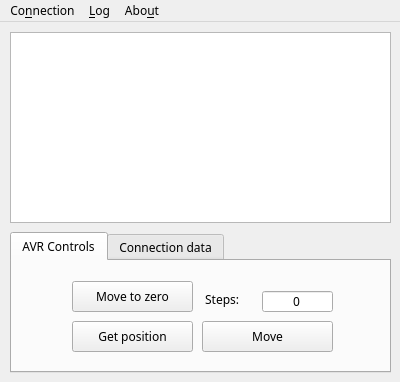
<?xml version="1.0" encoding="UTF-8"?>
<ui version="4.0">
 <class>MainWindow</class>
 <widget class="QMainWindow" name="MainWindow">
  <property name="geometry">
   <rect>
    <x>0</x>
    <y>0</y>
    <width>400</width>
    <height>382</height>
   </rect>
  </property>
  <property name="minimumSize">
   <size>
    <width>400</width>
    <height>382</height>
   </size>
  </property>
  <property name="maximumSize">
   <size>
    <width>400</width>
    <height>382</height>
   </size>
  </property>
  <property name="font">
   <font>
    <family>Sans Serif</family>
   </font>
  </property>
  <property name="windowTitle">
   <string>AVR Testing client</string>
  </property>
  <widget class="QWidget" name="centralWidget">
   <widget class="QTextEdit" name="outputText">
    <property name="geometry">
     <rect>
      <x>10</x>
      <y>10</y>
      <width>381</width>
      <height>191</height>
     </rect>
    </property>
    <property name="readOnly">
     <bool>true</bool>
    </property>
   </widget>
   <widget class="QTabWidget" name="tabWidget">
    <property name="geometry">
     <rect>
      <x>10</x>
      <y>210</y>
      <width>381</width>
      <height>141</height>
     </rect>
    </property>
    <property name="font">
     <font>
      <family>Sans Serif</family>
     </font>
    </property>
    <property name="toolTip">
     <string/>
    </property>
    <property name="currentIndex">
     <number>0</number>
    </property>
    <widget class="QWidget" name="tab">
     <attribute name="title">
      <string>AVR Controls</string>
     </attribute>
     <widget class="QPushButton" name="AskPosition">
      <property name="geometry">
       <rect>
        <x>60</x>
        <y>60</y>
        <width>121</width>
        <height>31</height>
       </rect>
      </property>
      <property name="font">
       <font>
        <family>Sans Serif</family>
       </font>
      </property>
      <property name="toolTip">
       <string>&lt;html&gt;&lt;head/&gt;&lt;body&gt;&lt;p&gt;Request current position.&lt;/p&gt;&lt;/body&gt;&lt;/html&gt;</string>
      </property>
      <property name="text">
       <string>Get position</string>
      </property>
     </widget>
     <widget class="QPushButton" name="MoveToZero">
      <property name="geometry">
       <rect>
        <x>60</x>
        <y>20</y>
        <width>121</width>
        <height>31</height>
       </rect>
      </property>
      <property name="font">
       <font>
        <family>Sans Serif</family>
       </font>
      </property>
      <property name="toolTip">
       <string>&lt;html&gt;&lt;head/&gt;&lt;body&gt;&lt;p&gt;Order move to 0 position.&lt;/p&gt;&lt;/body&gt;&lt;/html&gt;</string>
      </property>
      <property name="text">
       <string>Move to zero</string>
      </property>
     </widget>
     <widget class="QLabel" name="label">
      <property name="geometry">
       <rect>
        <x>190</x>
        <y>30</y>
        <width>62</width>
        <height>17</height>
       </rect>
      </property>
      <property name="font">
       <font>
        <family>Sans Serif</family>
       </font>
      </property>
      <property name="text">
       <string> Steps:</string>
      </property>
     </widget>
     <widget class="QPushButton" name="MoveToPos">
      <property name="geometry">
       <rect>
        <x>190</x>
        <y>60</y>
        <width>131</width>
        <height>31</height>
       </rect>
      </property>
      <property name="font">
       <font>
        <family>Sans Serif</family>
       </font>
      </property>
      <property name="toolTip">
       <string>&lt;html&gt;&lt;head/&gt;&lt;body&gt;&lt;p&gt;Order to move forward or backward for specific steps count.&lt;/p&gt;&lt;/body&gt;&lt;/html&gt;</string>
      </property>
      <property name="text">
       <string>Move</string>
      </property>
     </widget>
     <widget class="QLineEdit" name="inputSteps">
      <property name="geometry">
       <rect>
        <x>250</x>
        <y>30</y>
        <width>71</width>
        <height>21</height>
       </rect>
      </property>
      <property name="font">
       <font>
        <family>Sans Serif</family>
       </font>
      </property>
      <property name="toolTip">
       <string>&lt;html&gt;&lt;head/&gt;&lt;body&gt;&lt;p&gt;Step count. Can be also lower than 0.&lt;/p&gt;&lt;/body&gt;&lt;/html&gt;</string>
      </property>
      <property name="text">
       <string>0</string>
      </property>
      <property name="alignment">
       <set>Qt::AlignCenter</set>
      </property>
     </widget>
    </widget>
    <widget class="QWidget" name="tab_2">
     <attribute name="title">
      <string>Connection data</string>
     </attribute>
     <widget class="QLineEdit" name="serverHost">
      <property name="geometry">
       <rect>
        <x>50</x>
        <y>40</y>
        <width>171</width>
        <height>25</height>
       </rect>
      </property>
      <property name="text">
       <string>localhost</string>
      </property>
     </widget>
     <widget class="QLineEdit" name="serverPort">
      <property name="geometry">
       <rect>
        <x>230</x>
        <y>40</y>
        <width>61</width>
        <height>25</height>
       </rect>
      </property>
      <property name="text">
       <string>28338</string>
      </property>
     </widget>
     <widget class="QLabel" name="label_2">
      <property name="geometry">
       <rect>
        <x>50</x>
        <y>20</y>
        <width>62</width>
        <height>17</height>
       </rect>
      </property>
      <property name="text">
       <string> Host:</string>
      </property>
     </widget>
     <widget class="QLabel" name="label_3">
      <property name="geometry">
       <rect>
        <x>230</x>
        <y>20</y>
        <width>62</width>
        <height>17</height>
       </rect>
      </property>
      <property name="text">
       <string> Port:</string>
      </property>
     </widget>
    </widget>
   </widget>
  </widget>
  <widget class="QMenuBar" name="menuBar">
   <property name="geometry">
    <rect>
     <x>0</x>
     <y>0</y>
     <width>400</width>
     <height>22</height>
    </rect>
   </property>
   <widget class="QMenu" name="menuConnection">
    <property name="title">
     <string>Co&amp;nnection</string>
    </property>
    <addaction name="actionConnect"/>
    <addaction name="actionDisconnect"/>
   </widget>
   <widget class="QMenu" name="menuLog">
    <property name="title">
     <string>&amp;Log</string>
    </property>
    <addaction name="actionClear"/>
    <addaction name="actionSave_to_file"/>
   </widget>
   <widget class="QMenu" name="menuAbout">
    <property name="title">
     <string>Abo&amp;ut</string>
    </property>
    <addaction name="actionAbout"/>
    <addaction name="actionAbout_Qt"/>
   </widget>
   <addaction name="menuConnection"/>
   <addaction name="menuLog"/>
   <addaction name="menuAbout"/>
  </widget>
  <action name="actionConnect">
   <property name="text">
    <string>&amp;Connect</string>
   </property>
  </action>
  <action name="actionDisconnect">
   <property name="text">
    <string>&amp;Disconnect</string>
   </property>
  </action>
  <action name="actionClear">
   <property name="text">
    <string>&amp;Clear</string>
   </property>
  </action>
  <action name="actionSave_to_file">
   <property name="text">
    <string>&amp;Save to file...</string>
   </property>
  </action>
  <action name="actionAbout">
   <property name="text">
    <string>&amp;About</string>
   </property>
  </action>
  <action name="actionAbout_Qt">
   <property name="text">
    <string>About &amp;Qt</string>
   </property>
  </action>
 </widget>
 <layoutdefault spacing="6" margin="11"/>
 <resources/>
 <connections/>
</ui>
